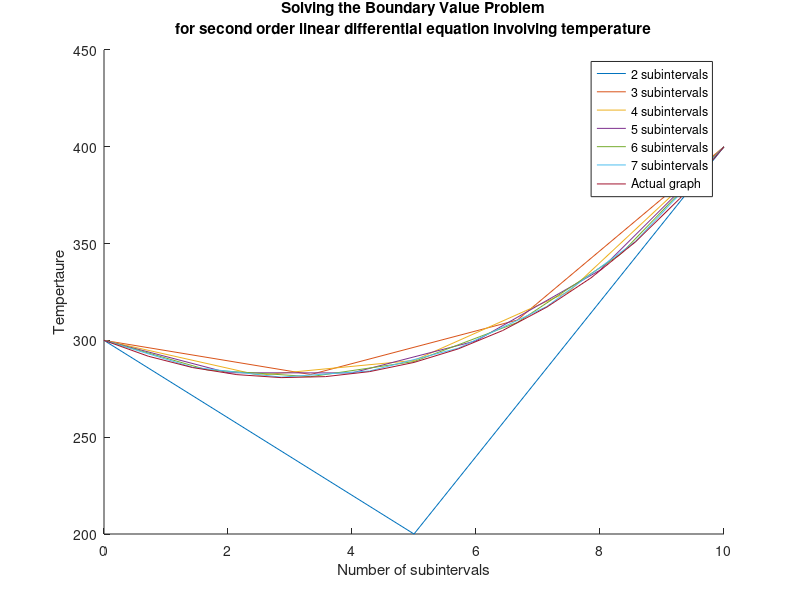

Source code (MATLAB):
nvals = [2, 3, 4, 5, 6, 7]
figure();
title ({'Solving the Boundary Value Problem',... 
    'for second order linear differential equation involving temperature'})
xlabel ('Number of subintervals');
ylabel ('Tempertaure');
hold on;
for i = 1:length(nvals)
    n = nvals (i);
    vec1 = (-0.05-(n*n/50)) * ones (1,n-1);
    vec2 = (n*n/100) * ones (1,n-2);
    A = diag(vec1, 0) + diag(vec2,1) + diag(vec2, -1);
    b = -10 * ones(n-1, 1);
    b(1) = -10-3*n*n;
    b(end) = -10-n*n*4;
    x = A\b;
    yvals = [300; x; 400];
    xvals = [0:10/n: 10];
    plot (xvals, yvals, 'DisplayName', strcat(num2str(n), ' subintervals'));
    hold on;
end
fplot (@(x) 200+20.4671*exp(sqrt(0.05)*x)+79.5329*exp(-1*sqrt(0.05)*x), [0, 10], 'DisplayName', 'Actual graph') 
legend show